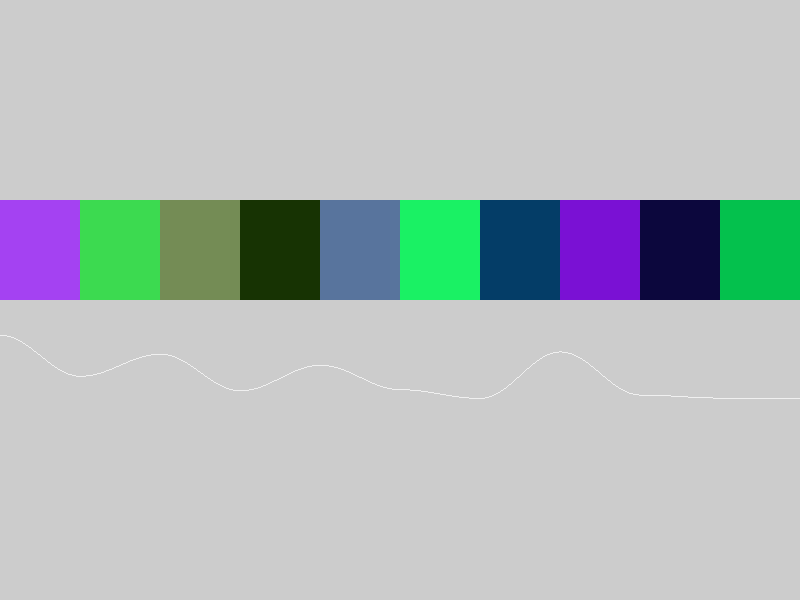
Frame 1 (no input)
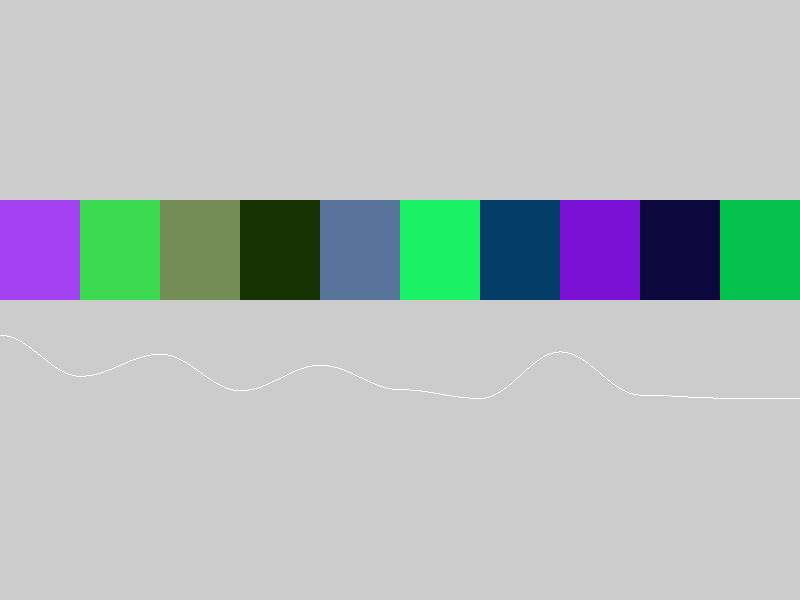
Frame 60 (the mouse pressed at the canvas centre just before this capture)
Frame 120 (the mouse held since frame 60 and released just before this capture): identical to frame 60, image omitted

The Processing sketch that drew these frames (run headless with seeded random() and noise(); from frame 60 on, the mouse is pressed at the canvas centre):

// Processing sketch: noise01b
// ── noise01b.pde
float size = 5;

PVector noiseValues[];

int N = 200;
int downSample = 80;

void setup() {
  size(800,600);
  frameRate(24);
  
  noiseValues = new PVector[width/downSample];  
  for (int i=0; i<width/downSample; i++) {
    noiseValues[i] = new PVector(random(0f,1f),random(0f,1f), random(0f,1f ));
  }
}


PVector getRandomValue (float x) {
  int lookup = floor(x / downSample);
  return noiseValues[lookup].get();
}

void draw() {
  
  clear();
  
  // DRAW COLOR BAR
  noStroke();
  for (int i=0; i<width; i++) {
    pushMatrix();
    PVector c = getRandomValue(i);
    c.mult(255);
    fill(c.x, c.y, c.z);
    translate(i, 200);
    rect(0,0,1,100);
    popMatrix();
  }
  
  // DROW SIGNAL GRAPH
  translate(0, 400);
  scale(1,-1);
  stroke(255);
  for (int i=0; i<width; i++) {
    //point(i,getRandomValue(i).x*100);
    point(i,getRandomValueInterpolated(i).x*100);
  }
}











PVector getRandomValueInterpolated (int x) {
  int lookup0 = floor(x / (float)downSample);
  int lookup1 = ceil(x / (float)downSample);
  if (lookup1==width/downSample) lookup1 -= 1;
  
  float interpolate = (x%downSample)/(float)downSample;
  
  PVector ret = new PVector(0,0,0);
  ret.x = lerpCos(noiseValues[lookup0].x, noiseValues[lookup1].x, interpolate);
  ret.y = lerpCos(noiseValues[lookup0].y, noiseValues[lookup1].y, interpolate);
  ret.z = lerpCos(noiseValues[lookup0].z, noiseValues[lookup1].z, interpolate);
  
  return ret;
}

/*
float lerp(float a0, float a1, float w) {
  return (1f - w)*a0 + w*a1;
}
*/

float lerpCos (float a0, float a1, float w) {
  float w2;
  w2 = (1-cos(w*PI))/2;
  return(a0*(1-w2)+a1*w2);
}
